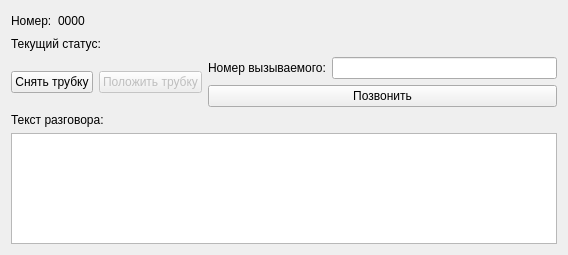
<?xml version="1.0" encoding="UTF-8"?>
<ui version="4.0">
 <class>UserCard</class>
 <widget class="QWidget" name="UserCard">
  <property name="geometry">
   <rect>
    <x>0</x>
    <y>0</y>
    <width>568</width>
    <height>255</height>
   </rect>
  </property>
  <property name="windowTitle">
   <string>Form</string>
  </property>
  <layout class="QVBoxLayout" name="verticalLayout">
   <item>
    <layout class="QHBoxLayout" name="horizontalLayout">
     <item>
      <widget class="QLabel" name="label">
       <property name="text">
        <string>Номер:</string>
       </property>
      </widget>
     </item>
     <item>
      <widget class="QLabel" name="selfNumber">
       <property name="text">
        <string>0000</string>
       </property>
      </widget>
     </item>
     <item>
      <spacer name="horizontalSpacer">
       <property name="orientation">
        <enum>Qt::Horizontal</enum>
       </property>
       <property name="sizeHint" stdset="0">
        <size>
         <width>40</width>
         <height>20</height>
        </size>
       </property>
      </spacer>
     </item>
    </layout>
   </item>
   <item>
    <layout class="QHBoxLayout" name="horizontalLayout_4">
     <item>
      <widget class="QLabel" name="label_3">
       <property name="text">
        <string>Текущий статус:</string>
       </property>
      </widget>
     </item>
     <item>
      <widget class="QLabel" name="currentStatus">
       <property name="text">
        <string/>
       </property>
      </widget>
     </item>
    </layout>
   </item>
   <item>
    <layout class="QHBoxLayout" name="horizontalLayout_2">
     <item>
      <widget class="QPushButton" name="acceptCall">
       <property name="text">
        <string>Снять трубку</string>
       </property>
      </widget>
     </item>
     <item>
      <widget class="QPushButton" name="dropCall">
       <property name="enabled">
        <bool>false</bool>
       </property>
       <property name="text">
        <string>Положить трубку</string>
       </property>
      </widget>
     </item>
     <item>
      <layout class="QVBoxLayout" name="verticalLayout_2">
       <item>
        <layout class="QHBoxLayout" name="horizontalLayout_3">
         <item>
          <widget class="QLabel" name="label_2">
           <property name="text">
            <string>Номер вызываемого:</string>
           </property>
          </widget>
         </item>
         <item>
          <widget class="QLineEdit" name="subscriberNumber"/>
         </item>
        </layout>
       </item>
       <item>
        <widget class="QPushButton" name="callButton">
         <property name="text">
          <string>Позвонить</string>
         </property>
        </widget>
       </item>
      </layout>
     </item>
    </layout>
   </item>
   <item>
    <widget class="QLabel" name="label_4">
     <property name="text">
      <string>Текст разговора:</string>
     </property>
    </widget>
   </item>
   <item>
    <widget class="QTextEdit" name="talkText"/>
   </item>
  </layout>
 </widget>
 <resources/>
 <connections/>
</ui>
